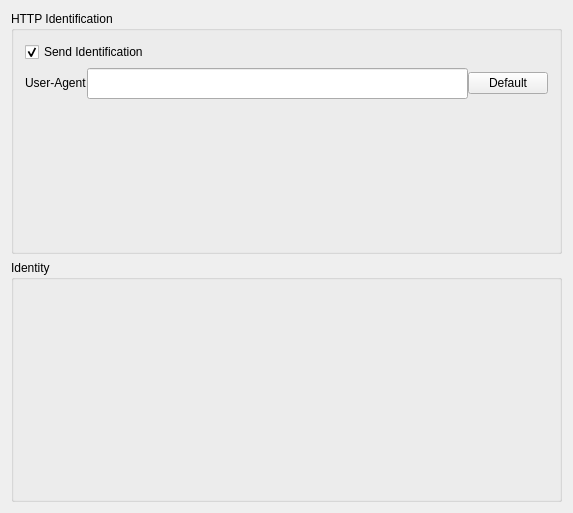
<ui version="4.0" >
 <class>ConfigIdentificationDialogUi</class>
 <widget class="QWidget" name="ConfigIdentificationDialogUi" >
  <property name="geometry" >
   <rect>
    <x>0</x>
    <y>0</y>
    <width>573</width>
    <height>513</height>
   </rect>
  </property>
  <property name="font" >
   <font>
    <weight>50</weight>
    <bold>false</bold>
   </font>
  </property>
  <layout class="QVBoxLayout" name="verticalLayout_2" >
   <item>
    <widget class="QGroupBox" name="groupBox" >
     <property name="sizePolicy" >
      <sizepolicy vsizetype="Expanding" hsizetype="Preferred" >
       <horstretch>0</horstretch>
       <verstretch>0</verstretch>
      </sizepolicy>
     </property>
     <property name="title" >
      <string>HTTP Identification</string>
     </property>
     <layout class="QVBoxLayout" name="verticalLayout" >
      <item>
       <widget class="QCheckBox" name="kcfg_SendIdentification" >
        <property name="text" >
         <string>Send Identification</string>
        </property>
        <property name="checked" >
         <bool>true</bool>
        </property>
       </widget>
      </item>
      <item>
       <layout class="QHBoxLayout" >
        <property name="spacing" >
         <number>0</number>
        </property>
        <property name="sizeConstraint" >
         <enum>QLayout::SetDefaultConstraint</enum>
        </property>
        <property name="margin" >
         <number>0</number>
        </property>
        <item>
         <widget class="QLabel" name="textLabel1" >
          <property name="sizePolicy" >
           <sizepolicy vsizetype="Fixed" hsizetype="Preferred" >
            <horstretch>0</horstretch>
            <verstretch>0</verstretch>
           </sizepolicy>
          </property>
          <property name="font" >
           <font>
            <weight>50</weight>
            <bold>false</bold>
           </font>
          </property>
          <property name="text" >
           <string>User-Agent</string>
          </property>
          <property name="wordWrap" >
           <bool>false</bool>
          </property>
         </widget>
        </item>
        <item>
         <widget class="QLineEdit" name="kcfg_UserAgent" >
          <property name="minimumSize" >
           <size>
            <width>0</width>
            <height>31</height>
           </size>
          </property>
          <property name="maximumSize" >
           <size>
            <width>16777215</width>
            <height>31</height>
           </size>
          </property>
         </widget>
        </item>
        <item>
         <widget class="QPushButton" name="buttonDefault" >
          <property name="text" >
           <string>Default</string>
          </property>
         </widget>
        </item>
       </layout>
      </item>
      <item>
       <spacer name="verticalSpacer" >
        <property name="orientation" >
         <enum>Qt::Vertical</enum>
        </property>
        <property name="sizeHint" stdset="0" >
         <size>
          <width>20</width>
          <height>139</height>
         </size>
        </property>
       </spacer>
      </item>
     </layout>
    </widget>
   </item>
   <item>
    <widget class="KButtonGroup" name="kbuttongroup" >
     <property name="sizePolicy" >
      <sizepolicy vsizetype="Expanding" hsizetype="Preferred" >
       <horstretch>0</horstretch>
       <verstretch>0</verstretch>
      </sizepolicy>
     </property>
     <property name="title" >
      <string>Identity</string>
     </property>
     <layout class="QVBoxLayout" name="verticalLayout_3" >
      <item>
       <widget class="IdentityWidget" native="1" name="widget" />
      </item>
     </layout>
    </widget>
   </item>
  </layout>
 </widget>
 <layoutdefault spacing="6" margin="11" />
 <pixmapfunction>qPixmapFromMimeSource</pixmapfunction>
 <customwidgets>
  <customwidget>
   <class>KButtonGroup</class>
   <extends>QGroupBox</extends>
   <header>kbuttongroup.h</header>
   <container>1</container>
  </customwidget>
  <customwidget>
   <class>IdentityWidget</class>
   <extends>QWidget</extends>
   <header>pim/pimconfigdialog.h</header>
   <container>1</container>
  </customwidget>
 </customwidgets>
 <tabstops>
  <tabstop>kcfg_SendIdentification</tabstop>
 </tabstops>
 <includes>
  <include location="local" >klineedit.h</include>
  <include location="local" >kpushbutton.h</include>
 </includes>
 <resources/>
 <connections>
  <connection>
   <sender>kcfg_SendIdentification</sender>
   <signal>toggled(bool)</signal>
   <receiver>textLabel1</receiver>
   <slot>setEnabled(bool)</slot>
   <hints>
    <hint type="sourcelabel" >
     <x>40</x>
     <y>57</y>
    </hint>
    <hint type="destinationlabel" >
     <x>41</x>
     <y>87</y>
    </hint>
   </hints>
  </connection>
  <connection>
   <sender>kcfg_SendIdentification</sender>
   <signal>toggled(bool)</signal>
   <receiver>kcfg_UserAgent</receiver>
   <slot>setEnabled(bool)</slot>
   <hints>
    <hint type="sourcelabel" >
     <x>24</x>
     <y>48</y>
    </hint>
    <hint type="destinationlabel" >
     <x>125</x>
     <y>79</y>
    </hint>
   </hints>
  </connection>
  <connection>
   <sender>kcfg_SendIdentification</sender>
   <signal>toggled(bool)</signal>
   <receiver>buttonDefault</receiver>
   <slot>setEnabled(bool)</slot>
   <hints>
    <hint type="sourcelabel" >
     <x>99</x>
     <y>46</y>
    </hint>
    <hint type="destinationlabel" >
     <x>501</x>
     <y>82</y>
    </hint>
   </hints>
  </connection>
 </connections>
</ui>
